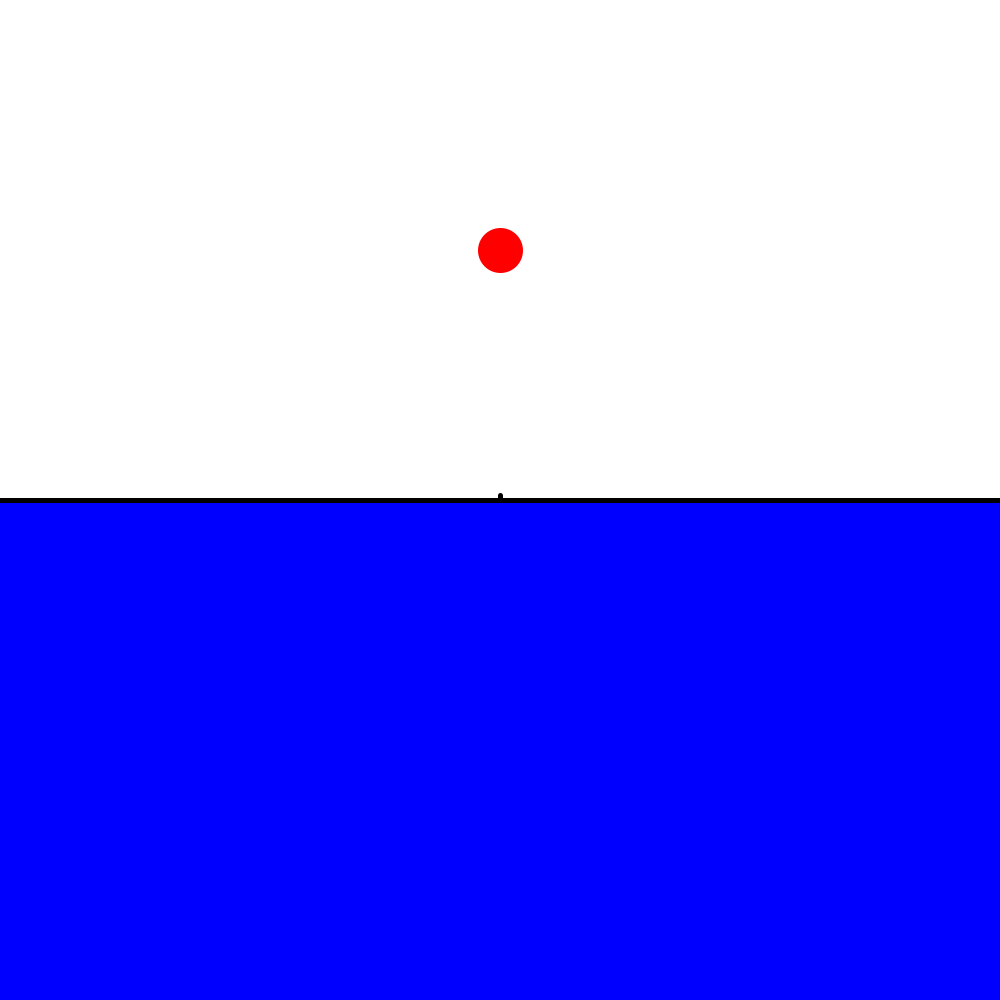
Frame 1 (no input)
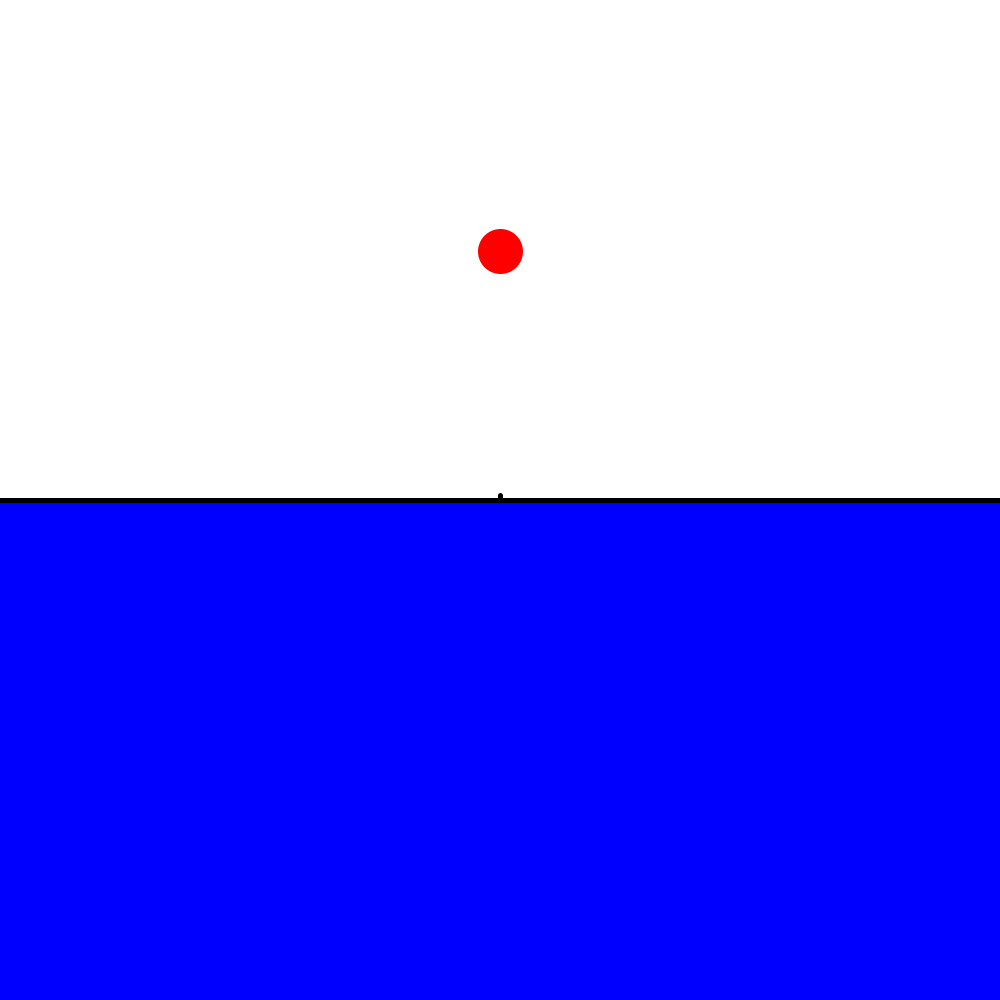
Frame 60 (the mouse pressed at the canvas centre just before this capture)
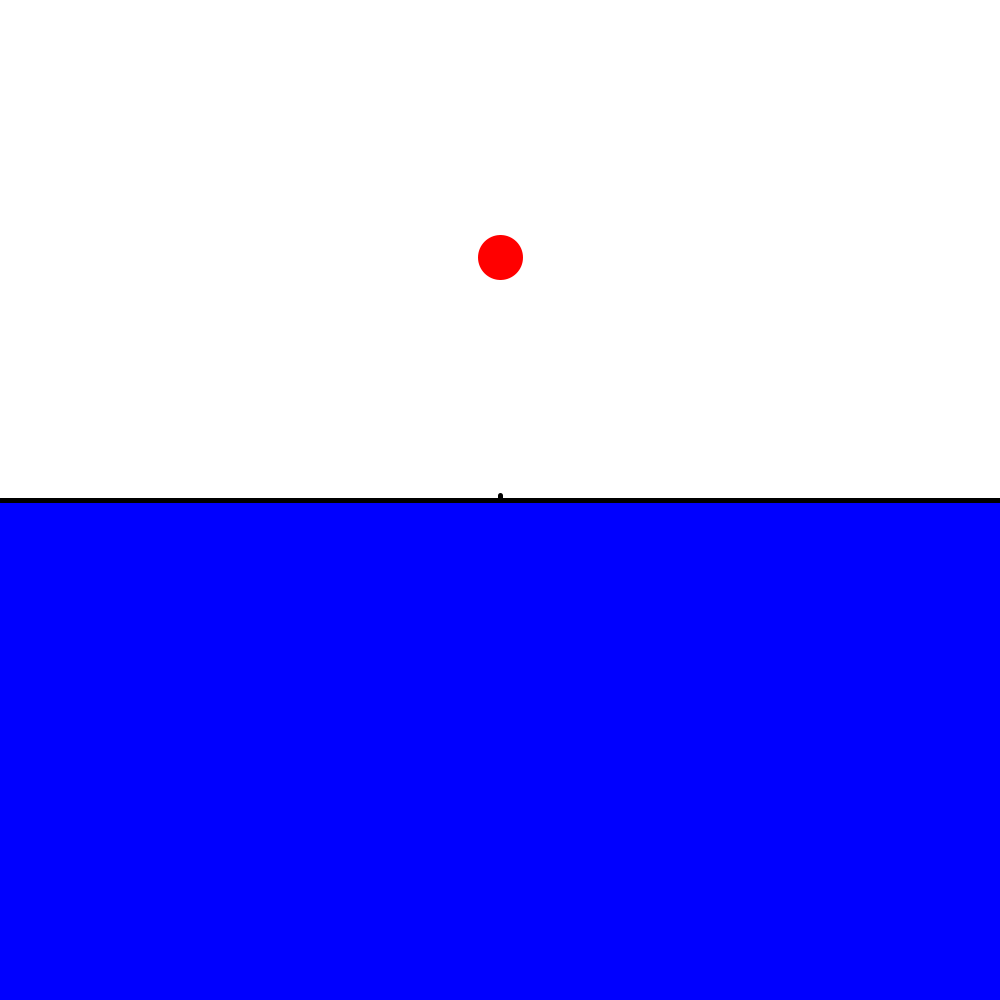
Frame 120 (the mouse held since frame 60 and released just before this capture)

The Processing sketch that drew these frames (run headless with seeded random() and noise(); from frame 60 on, the mouse is pressed at the canvas centre):

// Processing sketch: Splash
// ── Splash.pde
// Problem description: //<>//
// Se simulara una horguera con humo, las particulas del humo se cambiaran de color conforma vayamos
// alejandononos del la hoguera.
//
//
// Differential equations:
// 
// 
//      


// Simulation and time control:

float _timeStep;        // Simulation time-step (s)
float _simTime = 0.0;   // Simulated time (s)

// Output control:

boolean _writeToFile = false;
boolean _useTexture = false;
PrintWriter _output;




ParticleSystem _ps;
PlaneSection plano;
Bola bola;
boolean splashed = false;

int id_particula = 0;


// Main code:

void settings()
{
    size(DISPLAY_SIZE_X, DISPLAY_SIZE_Y);
}

void setup()
{
    frameRate(DRAW_FREQ);
    background(BACKGROUND_COLOR[0], BACKGROUND_COLOR[1], BACKGROUND_COLOR[2]);
    
    initSimulation();
}

void stop()
{
    endSimulation();
}

void keyPressed()
{
    if (key == 'r' || key == 'R')
        restartSimulation();
    else if (key == 't' || key == 'T')
        _useTexture = !_useTexture;
    else if (key == '+')
        _timeStep *= 1.1;
    else if (key == '-')
        _timeStep /= 1.1;
}

void initSimulation()
{    
    _simTime = 0.0;
    _timeStep = TS;
    
    _ps = new ParticleSystem(new PVector(0.0,0.0));
    plano = new PlaneSection(0.0 , height/2 ,width , height/2, false);
    PVector p_s = new PVector(width/2, height/4);
    bola = new Bola(MASA_BOLA,p_s,RADIO_BOLA,COLOR_BOLA);

}

void restartSimulation()
{
    _ps.restart();  // Restablecer el sistema de partículas
    _simTime = 0.0;  // Restablecer el tiempo simulado
    _timeStep = TS;  // Restablecer el paso de tiempo
}

void endSimulation()
{
}

void draw()
{
    updateSimulation();
    drawStaticEnvironment();
    drawMovingElements();

    
}

void drawStaticEnvironment()
{
    // plano.render();
    background(BACKGROUND_COLOR[0], BACKGROUND_COLOR[1], BACKGROUND_COLOR[2]);
    stroke(0,0,255);
    fill(0,0,255);
    rect(0, height/2, width, height);
    plano.render();
}

void drawMovingElements()
{
    _ps.render(_useTexture);
    bola.render();
}

void updateSimulation()
{
    _ps.update(_timeStep);
    bola.update(_timeStep);
    if(bola.getPos().y < height/2)
        splashed = false;
    
    if(bola.Colision(plano) && splashed == false){
        _ps.SetPosEmisor(bola.getPos());
        for(int i = 0; i < NUM_PARTICULAS_SPLASH; i++)
        {
            PVector pos_particula = new PVector(random(-10, 10), random(-0.1, 0.1));
            float angulo = random(0.0, PI);
            PVector vel_particula = new PVector(-VELOCIDAD_PARTICULAS*cos(angulo), -VELOCIDAD_PARTICULAS*sin(angulo));
            _ps.addParticle(_M, pos_particula, vel_particula,RADIO_PARTICULA, COLOR_PARTICULA, L);
        }
        splashed = true;
    }
    
    
    _simTime += _timeStep;  // Incrementar el tiempo simulado

}




// ── Bola.pde
// Class for a simple particle with no rotational motion
public class Bola
{

   float _m;            // Mass of the particle (kg)
   PVector _s;          // Position of the particle (m)
   PVector _v;          // Velocity of the particle (m/s)
   PVector _a;          // Acceleration of the particle (m/(s·s))
   PVector _F;          // Force applied on the particle (N)
   float _p;            // Densidad del fluido (kg/m^3)

   float _radius;       // Radius of the particle (m)
   color _color;        // Color of the particle (RGBA)
   //
   //
   //
      
   Bola(float m, PVector s,float radius, color c)
   {
      _m = m;
      _s = s;
      _v = new PVector(0,0);
      _radius = radius;
      _color =c;
      _F = new PVector(0,0);
      _p = 0.00000002;
      //
   }

   void setPos(PVector s)
   {
      _s = s;
   }

   PVector getPos()
   {
      return _s;
   }  

   void setVel(PVector v)
   {
      _v = v;
   }

   PVector getForce()
   {
      return _F;
   }

   float getRadius()
   {
      return _radius;
   }

   float getColor()
   {
      return _color;
   }

   void update(float timeStep)
   {
      updateForce();
      _a= _F.div(_m);
      _v.add(PVector.mult(_a, timeStep)); 
      _s.add(PVector.mult(_v, timeStep));

   }

   void updateForce()
   {
      _F = new PVector(0,0);
      PVector F_gravedad = new PVector(0, _m * G);
      PVector Fflot = new PVector(0.0,0.0);


      float volumen_sumergido = 0.0;
      if(_s.y < height/2){
         volumen_sumergido = 4 * PI * _radius * _radius * _radius / 3;
      } else {
         float h = (_s.y - (height/2) + _radius );
         float a = 2 * h * _radius - h * h;
         volumen_sumergido = (3 * a * a + h * h) * PI * h/6;
      }
      Fflot.y = -_p*G*volumen_sumergido;

      _F.add(F_gravedad);
      _F.add(Fflot);
   }

   boolean Colision(PlaneSection Plano)
   {
      if(Plano.getDistance(_s) < _radius || !Plano.checkSide(_s))
      {
         return true;
      } else
      {
         return false;
      }
   }

   void render()
   {
      stroke(_color);
      fill(_color);  // Establecer el color de relleno
      ellipse(_s.x, _s.y, 2*_radius,2*_radius); 
   }

}

// ── Parameters.pde
// Display and output parameters:

final int DRAW_FREQ = 100;                            // Draw frequency (Hz or Frame-per-second)
final int DISPLAY_SIZE_X = 1000;                      // Display width (pixels)
final int DISPLAY_SIZE_Y = 1000;                      // Display height (pixels)
final int[] BACKGROUND_COLOR = {255, 255, 255};         // Background color (RGB)
final int[] TEXT_COLOR = {255, 255, 0};              // Text color (RGB)


// Parameters of the problem:
final float FACTOR_CONVERSION = 100;
final float TS = 0.01;     // Initial simulation time step (s)
final float NT = 1.0;    // Rate at which the particles are generated (number of particles per second) (1/s)           
final float L = 1;       // Particles' lifespan (s) 
final float G = 9.801;       // Gravitational acceleration (m/s^2)
final float Kd = 0.0003;       // Constante de rozamiento (Kg/s)
final float _M = 0.01;   // Masa de la particula (Kg)
final float RADIO_PARTICULA = 2; //Radio de la particula (m)
final color COLOR_PARTICULA= color(152, 223, 234);         // Color de la particula (RGB)
final color COLOR_BOLA = color(255, 0, 0);         // Color de la bola (RGB)
final float RADIO_BOLA = 20; //Radio de la bola (m)
final float MASA_BOLA = 5; //Masa de la bola (Kg)
final float VELOCIDAD_PARTICULAS = 1000; //Velocidad de las particulas (m/s)
final float NUM_PARTICULAS_SPLASH = 5;
//
//
//


// Constants of the problem:

final String TEXTURE_FILE = "textura.jpg";
//
//
//

// ── Particle.pde
// Class for a simple particle with no rotational motion
public class Particle
{
    ParticleSystem _ps;  // Reference to the parent ParticleSystem
    int _id;             // Id. of the particle (-)
    
    float _m;            // Mass of the particle (kg)
    PVector _s;          // Position of the particle (m)
    PVector _v;          // Velocity of the particle (m/s)
    PVector _a;          // Acceleration of the particle (m/(s·s))
    PVector _F;          // Force applied on the particle (N)
    float _energy;       // Energy (J)
    
    float _radius;       // Radius of the particle (m)
    color _color;        // Color of the particle (RGBA)
    float _lifeSpan;     // Total time the particle should live (s)
    float _timeToLive;   // Remaining time before the particle dies (s)
    
    Particle(ParticleSystem ps, int id, float m, PVector s, PVector v, float radius, color c, float lifeSpan)
    {
        _ps = ps;
        _id = id;
        
        _m= m;
        _s= s;
        _v= v;
        
        _a= new PVector(0.0, 0.0);
        _F= new PVector(0.0, 0.0);
        _energy = 0.0;
        
        _radius = radius;
        _color = c;
        _lifeSpan = lifeSpan;
        _timeToLive = _lifeSpan;
    }
    
    void setPos(PVector s)
    {
        _s= s;
    }
    
    void setVel(PVector v)
    {
        _v= v;
    }
    
    PVector getForce()
    {
        return _F;
    }
    
    float getEnergy()
    {
        return _energy;
    }
    
    float getRadius()
    {
        return _radius;
    }
    
    float getColor()
    {
        return _color;
    }
    
    float getTimeToLive()
    {
        return _timeToLive;
    }
    
    boolean isDead()
    {
        return(_timeToLive <= 0.0);
    }
    
    void update(float timeStep)
    {
        _timeToLive -= timeStep;
        
        updateSimplecticEuler(timeStep);
    }  
    
    void updateSimplecticEuler(float timeStep)
    {        
        updateForce();
        _a= _F.div(_m);
        
        _v.add(PVector.mult(_a, timeStep)); 
        _s.add(PVector.mult(_v, timeStep));
    }
    
   void updateForce(){
      PVector F_peso = new PVector(0.0, G * _m);
      PVector velocidad = _v.copy();
      float velocidadCuadrada = velocidad.magSq(); // Calcular el cuadrado de la magnitud de la velocidad
      PVector F_rozamiento = PVector.mult(velocidad.normalize(), velocidadCuadrada * -Kd);  // Calcular la fuerza de rozamiento
      _F= PVector.add(F_peso, F_rozamiento);
   }
    
    
void render(boolean useTexture)
{
    if(useTexture)
    {
        imageMode(CENTER);
        image(_ps._tex,_s.x*FACTOR_CONVERSION,_s.y*FACTOR_CONVERSION,_radius*FACTOR_CONVERSION,_radius*FACTOR_CONVERSION);
    } 
    else
    {
        stroke(_color); 
        fill(_color); 
        circle(_s.x, _s.y, _radius);  // Dibujar un círculo
    }
}
}

// ── ParticleSystem.pde
// Class for a particle system controller
class ParticleSystem
{
   PVector _location;   
   ArrayList<Particle> _particles;
   int _nextId;
   PImage _tex;

   ParticleSystem(PVector location)
   {
      _location = location;
      _particles = new ArrayList<Particle>();     
      _nextId = 0;
   }

   void addParticle(float mass, PVector initPos, PVector initVel, float radius, color c, float lifeSpan)
   {
      PVector s = PVector.add(_location, initPos);
      _particles.add(new Particle(this, _nextId, mass, s, initVel, radius, c, lifeSpan));
      _nextId++;
   }

   void restart()
   {
      _particles.clear();
   }

   int getNumParticles()
   {
      return _particles.size();
   }
   
   float getTotalEnergy()
   {
      float energy = 0.0;
      int n = _particles.size();
      
      for (int i = 0; i < n; i++)
      {
         Particle p = _particles.get(i);
         energy += p.getEnergy();
      }
         
      return energy;   
   }

   ArrayList<Particle> getParticleArray()
   {
      return _particles;
   }

   void update(float timeStep)
   {
      for (int i = _particles.size() - 1; i >= 0 ; i--)
      {
         Particle p = _particles.get(i);
         
         if (!p.isDead())
            p.update(timeStep);
         else
            _particles.remove(i);
      }
   }

   void render(boolean useTexture)
   {
      for (int i = _particles.size() - 1; i >= 0 ; i--)
      {
         Particle p = _particles.get(i);
         p.render(useTexture);
      }
   }

   void SetPosEmisor(PVector pos)
   {
      _location = pos;
   }

   void CrearSplash(ParticleSystem splash)
   {
      for(int i = 0; i < NUM_PARTICULAS_SPLASH; i++)
      {
         PVector pos_particula = new PVector(random(-10, 10), random(-0.1, 0.1));
         float angulo = random(0.0, PI);
         PVector vel_particula = new PVector(cos(angulo), sin(angulo));
         splash.addParticle(_M, pos_particula, vel_particula,RADIO_PARTICULA, COLOR_PARTICULA, L);
      }
   }
}

// ── PlaneSection.pde
// Class for a plane section in 2D
class PlaneSection
{
   boolean _inverted;
   PVector _pos1;
   PVector _pos2;
   PVector _normal;
   float[] _coefs = new float[4];

   // Constructor to make a plane from two points (assuming Z = 0)
   // The two points define the edges of the finite plane section
   PlaneSection(float x1, float y1, float x2, float y2, boolean invert)
   {
      _pos1 = new PVector(x1, y1);
      _pos2 = new PVector(x2, y2);

      setCoefficients();
      _inverted = invert;
      calculateNormal();
   }

   PVector getPoint1()
   {
      return _pos1;
   }

   PVector getPoint2()
   {
      return _pos2;
   }

   void setCoefficients()
   {
      PVector v = new PVector(_pos2.x - _pos1.x, _pos2.y - _pos1.y, 0.0);
      PVector z = new PVector(_pos2.x - _pos1.x, _pos2.y - _pos1.y, 1.0);

      _coefs[0] = v.y*z.z - z.y*v.z;
      _coefs[1] = -(v.x*z.z - z.x*v.z);
      _coefs[2] = v.x*z.y - z.x*v.y;
      _coefs[3] = -_coefs[0]*_pos1.x - _coefs[1]*_pos1.y - _coefs[2]*_pos1.z;
   }

   void calculateNormal()
   {
      _normal = new PVector(_coefs[0], _coefs[1], _coefs[2]);
      _normal.normalize();

      if (_inverted)
         _normal.mult(-1);
   }

   float getDistance(PVector p)
   {
      float d = (_coefs[0]*p.x + _coefs[1]*p.y + _coefs[2]*p.z + _coefs[3]) / (sqrt(_coefs[0]*_coefs[0] + _coefs[1]*_coefs[1] + _coefs[2]*_coefs[2]));
      return abs(d);
   }

   boolean checkSide(PVector p)
   {
      float d = (_coefs[0]*p.x + _coefs[1]*p.y + _coefs[2]*p.z + _coefs[3]) / (sqrt(_coefs[0]*_coefs[0] + _coefs[1]*_coefs[1] + _coefs[2]*_coefs[2]));

      if (_inverted)
         return (d < 0.0);
      else
         return (d > 0.0);
   }

   boolean checkLimits(PVector p)
   {
      PVector s1 = PVector.sub(_pos1, p);
      float l1 = s1.magSq();
	  
      PVector s2 = PVector.sub(_pos2, p);
      float l2 = s2.magSq();
      
	  PVector s3 = PVector.sub(_pos2, _pos1);
      float l3 = s3.magSq();

      if (l1 + l2 <= l3)
         return true;
      else
         return false;
   }

   PVector getNormal()
   {
      return _normal;
   }

   void render()
   {
      stroke(0, 0, 0);
      strokeWeight(5);
      line(_pos1.x , _pos1.y , _pos2.x , _pos2.y );

      float cx = _pos1.x*0.5 + _pos2.x*0.5;
      float cy = _pos1.y*0.5 + _pos2.y*0.5;

      line(cx, cy, cx + 5.0*_normal.x, cy + 5.0*_normal.y);
   }
}
